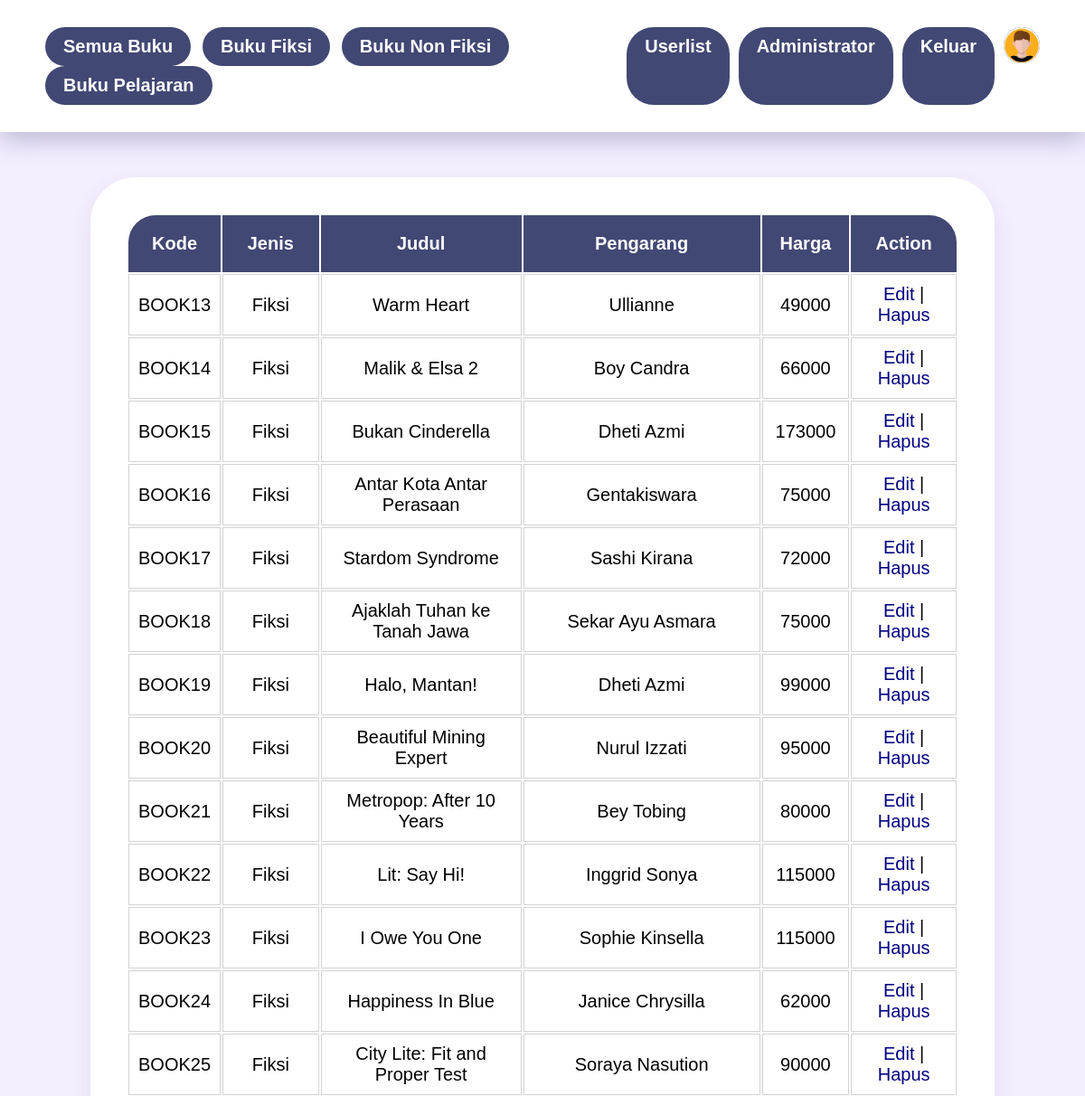
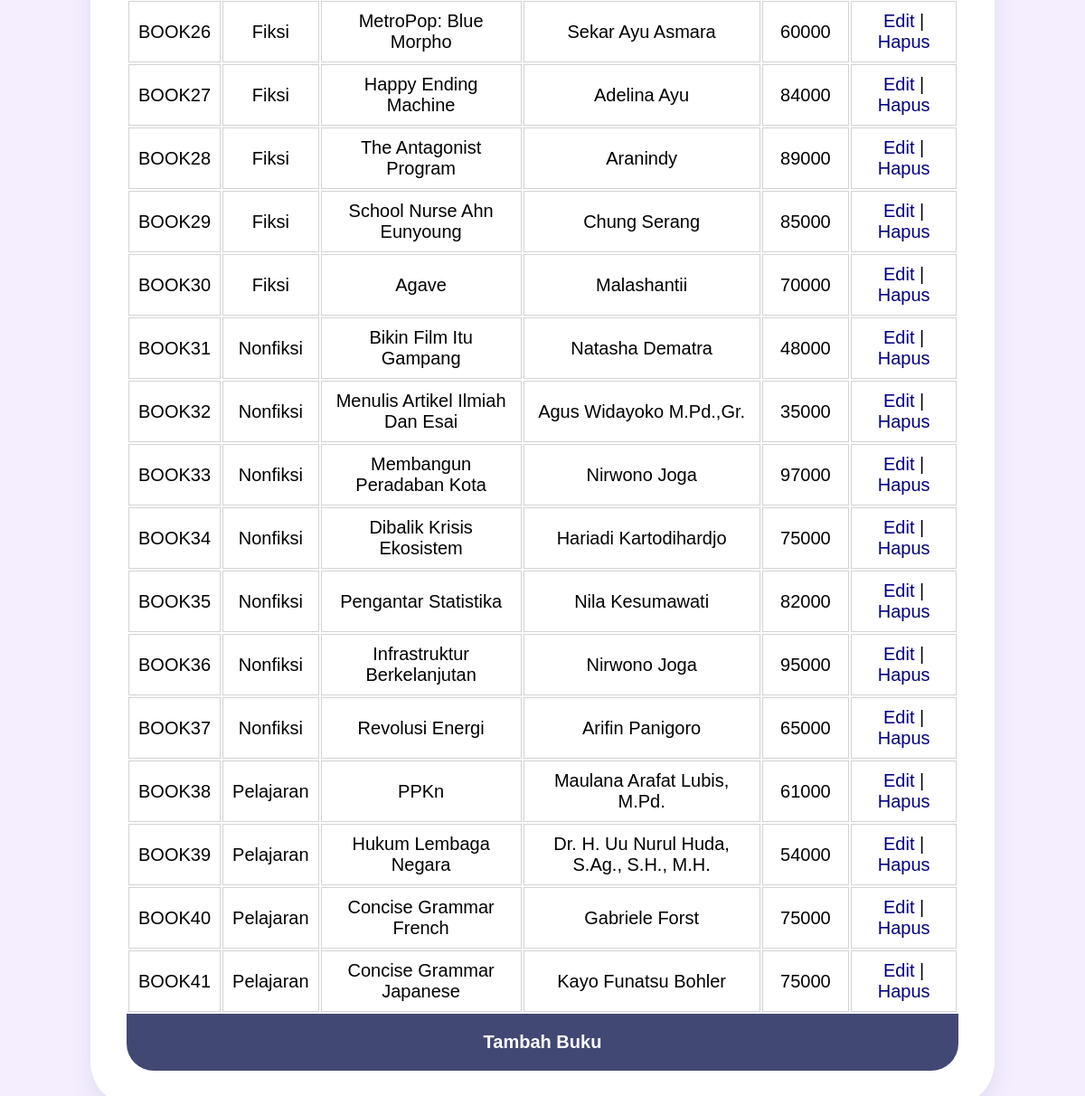
/tokobuku/administrator.php (signed in), run on the app's committed database (2 pictures, top to bottom).
### tables this page shows
CREATE TABLE `buku` (
  `kode` int(20) NOT NULL,
  `jenis` varchar(20) NOT NULL,
  `judul` varchar(100) NOT NULL,
  `pengarang` varchar(50) NOT NULL,
  `harga` int(20) NOT NULL,
  `kover` varchar(100) NOT NULL
);

### tokobuku/administrator.php (the view, shortened to what this page needs)
<!DOCTYPE html>
<html lang="en">
    <head>
        <link rel="stylesheet" href="assets/css/style.css">
    </head>
    <body>
        <header>
            <div class="header">
                <?php
                    include("assets/php/header.php");
                ?>
            </div>
        </header>
        <main>
            <div class="main">
                <div class="administrator">
                    <div class="card">
                        <table>
                            <tr>
                                <th>Kode</th>
                                <th>Jenis</th>
                                <th>Judul</th>
                                <th>Pengarang</th>
                                <th>Harga</th>
                                <th>Action</th>
                            </tr>
                            <?php
                                require_once('assets/php/koneksi.php');
                                $sqlSemua     = "select * from buku";
                                $querySemua   = mysqli_query($koneksi, $sqlSemua);
                                while ($semua = mysqli_fetch_array($querySemua)) {
                            ?>
                                    <tr>
                                        <td>BOOK<?= $semua["kode"]; ?></td>
                                        <td><?= $semua["jenis"]; ?></td>
                                        <td><?= $semua["judul"]; ?></td>
                                        <td><?= $semua["pengarang"]; ?></td>
                                        <td><?= $semua["harga"]; ?></td>
                                        <td><a href="edit-buku.php?kode=<?= $semua["kode"]; ?>">Edit</a> | <a href="assets/php/hapus-buku.php?kode=<?= $semua["kode"]; ?>">Hapus</a></td>
                                    </tr>
                            <?php
                                }
                            ?>
                        </table>
                        <a href="tambah-buku.php" class="tambah">Tambah Buku</a>
                    </div>
                </div>
            </div>
        </main>
    </body>
</html>

### data on the page
buku: kode "13", jenis "Fiksi", judul "Warm Heart", pengarang "Ullianne", harga "49000"
buku: kode "14", jenis "Fiksi", judul "Malik & Elsa 2", pengarang "Boy Candra", harga "66000"
buku: kode "15", jenis "Fiksi", judul "Bukan Cinderella", pengarang "Dheti Azmi", harga "173000"
buku: kode "16", jenis "Fiksi", judul "Antar Kota Antar Perasaan", pengarang "Gentakiswara", harga "75000"
buku: kode "17", jenis "Fiksi", judul "Stardom Syndrome", pengarang "Sashi Kirana", harga "72000"
buku: kode "18", jenis "Fiksi", judul "Ajaklah Tuhan ke Tanah Jawa", pengarang "Sekar Ayu Asmara", harga "75000"
buku: kode "19", jenis "Fiksi", judul "Halo, Mantan!", pengarang "Dheti Azmi", harga "99000"
buku: kode "20", jenis "Fiksi", judul "Beautiful Mining Expert", pengarang "Nurul Izzati", harga "95000"
buku: kode "21", jenis "Fiksi", judul "Metropop: After 10 Years", pengarang "Bey Tobing", harga "80000"
buku: kode "22", jenis "Fiksi", judul "Lit: Say Hi!", pengarang "Inggrid Sonya", harga "115000"
buku: kode "23", jenis "Fiksi", judul "I Owe You One", pengarang "Sophie Kinsella", harga "115000"
buku: kode "24", jenis "Fiksi", judul "Happiness In Blue", pengarang "Janice Chrysilla", harga "62000"
buku: kode "25", jenis "Fiksi", judul "City Lite: Fit and Proper Test", pengarang "Soraya Nasution", harga "90000"
buku: kode "26", jenis "Fiksi", judul "MetroPop: Blue Morpho", pengarang "Sekar Ayu Asmara", harga "60000"
buku: kode "27", jenis "Fiksi", judul "Happy Ending Machine", pengarang "Adelina Ayu", harga "84000"
buku: kode "28", jenis "Fiksi", judul "The Antagonist Program", pengarang "Aranindy", harga "89000"
buku: kode "29", jenis "Fiksi", judul "School Nurse Ahn Eunyoung", pengarang "Chung Serang", harga "85000"
buku: kode "30", jenis "Fiksi", judul "Agave", pengarang "Malashantii", harga "70000"
buku: kode "31", jenis "Nonfiksi", judul "Bikin Film Itu Gampang", pengarang "Natasha Dematra", harga "48000"
buku: kode "32", jenis "Nonfiksi", judul "Menulis Artikel Ilmiah Dan Esai", pengarang "Agus Widayoko M.Pd.,Gr.", harga "35000"
buku: kode "33", jenis "Nonfiksi", judul "Membangun Peradaban Kota", pengarang "Nirwono Joga", harga "97000"
buku: kode "34", jenis "Nonfiksi", judul "Dibalik Krisis Ekosistem", pengarang "Hariadi Kartodihardjo", harga "75000"
buku: kode "35", jenis "Nonfiksi", judul "Pengantar Statistika", pengarang "Nila Kesumawati", harga "82000"
buku: kode "36", jenis "Nonfiksi", judul "Infrastruktur Berkelanjutan", pengarang "Nirwono Joga", harga "95000"
buku: kode "37", jenis "Nonfiksi", judul "Revolusi Energi", pengarang "Arifin Panigoro", harga "65000"
buku: kode "38", jenis "Pelajaran", judul "PPKn", pengarang "Maulana Arafat Lubis, M.Pd.", harga "61000"
buku: kode "39", jenis "Pelajaran", judul "Hukum Lembaga Negara", pengarang "Dr. H. Uu Nurul Huda, S.Ag., S.H., M.H.", harga "54000"
buku: kode "40", jenis "Pelajaran", judul "Concise Grammar French", pengarang "Gabriele Forst", harga "75000"
buku: kode "41", jenis "Pelajaran", judul "Concise Grammar Japanese", pengarang "Kayo Funatsu Bohler", harga "75000"
